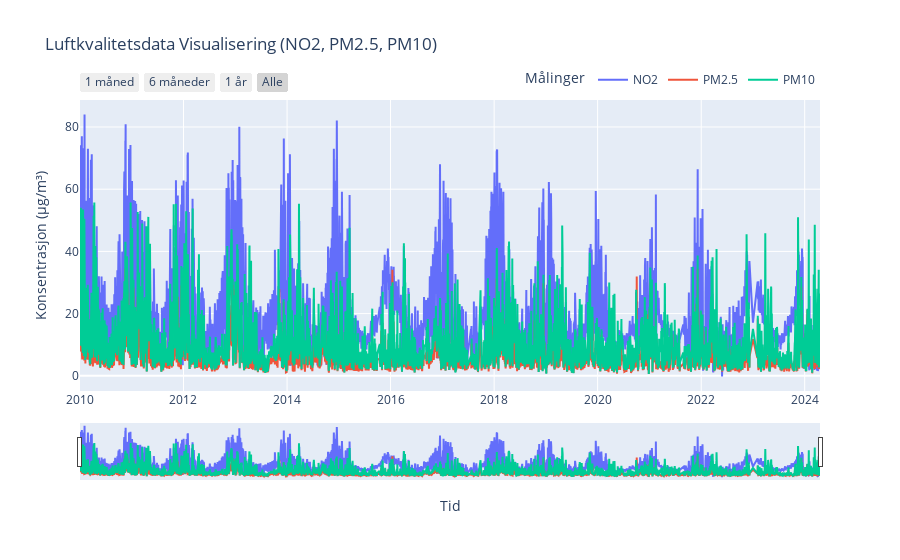

The cell this chart's notebook holds for it:
### Markdown cell above
#### **Figur 1: Interaktiv Oversikt over Luftkvalitetsdata** 🌫️📉

Analysen av luftkvalitetsdataene innledes med denne interaktive oversiktsfiguren, som viser den komplette og ufiltrerte tidsserien for de daglige målingene av **NO₂**, **PM10** og **PM2.5** i Trondheim. Ved hjelp av interaktive funksjoner som tidsvelger og zoom-linjal, gir figuren en kraftig og intuitiv mulighet til å utforske rådataene i dybden og få en umiddelbar forståelse av deres struktur og dynamikk.


- **Lesbarhet:** Hover-effekter og zoom gjør det enkelt å studere detaljerte perioder.
- **Estetikk:** Bruk av farge og layout gjør dataene levende og engasjerende.
- **Formidling:** Interaktiviteten støtter utforskning av forurensningstopper og korrelasjon med tidspunkter.

### Code cell
# Hente inn ploty over NILU
nilu_plotly.show()

### Figure 1 — Plotly figure (JSON) as saved in the notebook; plotly's stock layout.template omitted (floating-point values rounded to 4 significant figures; data arrays with more than 128 entries replaced by an {"elided": "..."} marker saying what was removed)
{"data": [{"mode": "lines", "name": "NO2", "type": "scatter", "x": {"elided": "4997 str values"}, "y": {"elided": "4997 float values"}}, {"mode": "lines", "name": "PM2.5", "type": "scatter", "x": {"elided": "4997 str values"}, "y": {"elided": "4997 float values"}}, {"mode": "lines", "name": "PM10", "type": "scatter", "x": {"elided": "4997 str values"}, "y": {"elided": "4997 float values"}}], "layout": {"legend": {"orientation": "h", "title": {"text": "Målinger"}, "x": 1, "xanchor": "right", "y": 1.02, "yanchor": "bottom"}, "title": {"text": "Luftkvalitetsdata Visualisering (NO2, PM2.5, PM10)"}, "xaxis": {"rangeselector": {"buttons": [{"count": 1, "label": "1 måned", "step": "month", "stepmode": "backward"}, {"count": 6, "label": "6 måneder", "step": "month", "stepmode": "backward"}, {"count": 1, "label": "1 år", "step": "year", "stepmode": "backward"}, {"label": "Alle", "step": "all"}]}, "rangeslider": {"visible": true}, "title": {"text": "Tid"}, "type": "date"}, "yaxis": {"title": {"text": "Konsentrasjon (µg/m³)"}}}}
